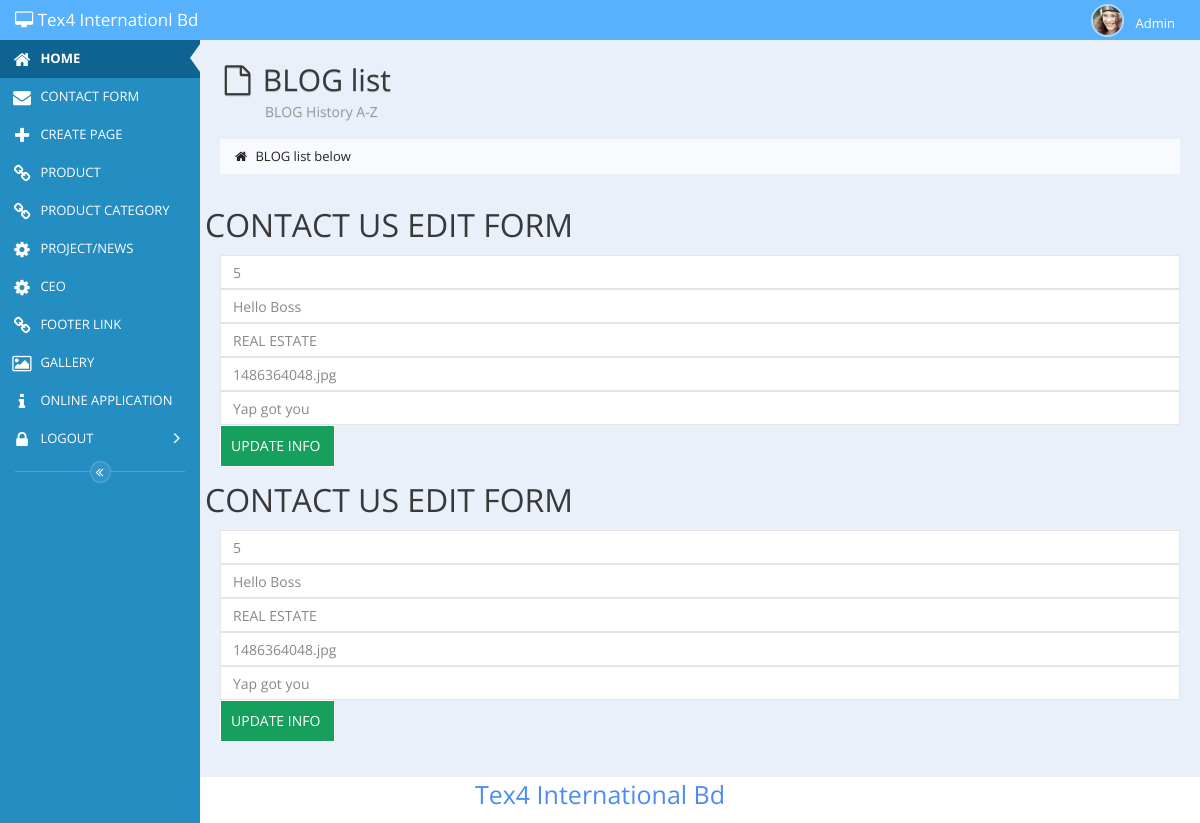
The page /admin-7/admin/blog_edit.php?id=5 on the database its author committed.
### tables this page shows
CREATE TABLE `blog` (
  `id` int(11) NOT NULL,
  `blogname` varchar(250) NOT NULL,
  `type` varchar(250) NOT NULL,
  `image` varchar(250) NOT NULL,
  `blog_text` varchar(500) NOT NULL,
  `date` timestamp NOT NULL DEFAULT CURRENT_TIMESTAMP ON UPDATE CURRENT_TIMESTAMP
);

### admin-7/admin/blog_edit.php (the view, shortened to what this page needs)
<?php
	require_once 'head.php';
	require_once 'left_side_nav.php';
?>
<div id="main-content">
		<div class="page-title">
			<div>
				<h1><i class="fa fa-file-o"></i> BLOG list</h1>
				<h4>BLOG History A-Z</h4>
			</div>
		</div>
		<div id="breadcrumbs">
			<ul class="breadcrumb">
				<li class="active"><i class="fa fa-home"></i> BLOG list below</li>
			</ul>
		</div>
		<div class="row">
			<?php
				if(isset($_GET['id'])){
						$edit_id=$_GET['id'];
						$edit_query="SELECT * FROM blog WHERE id='$edit_id'";
						$run_edit=mysql_query($edit_query);
						while($edit_row=mysql_fetch_array($run_edit)){
							$id          =$edit_row['id'];
							$blogname    =$edit_row['blogname'];
							$type        =$edit_row['type'];
							$image       =$edit_row['image'];
							$blog_text   =$edit_row['blog_text'];
							echo'
									<h1>CONTACT US EDIT FORM</h1>
								<form action="" method="post">
											<div class="col-lg-12 col-sm-12 col-md-12 col-xs-12">
												<input type="text" class="form-control caption_text" value="'.$id.'" name="id" >
											</div>
											<div class="col-lg-12 col-sm-12 col-md-12 col-xs-12">
												<input type="text" class="form-control caption_text" value="'.$blogname.'" name="blog_name" >
											</div>
											<div class="col-lg-12 col-sm-12 col-md-12 col-xs-12">
												<input type="text" class="form-control caption_text" value="'.$type.'" name="type" >
											</div>
											<div class="col-lg-12 col-sm-12 col-md-12 col-xs-12">
												<input type="text" class="form-control caption_text" value="'.$image.'" name="image" >
											</div>
											<div class="col-lg-12 col-sm-12 col-md-12 col-xs-12">
												<input type="text" class="form-control caption_text" value="'.$blog_text.'" name="btext" >
											</div>
											<div class="col-lg-12 col-sm-12 col-md-12 col-xs-12 form-group">
											      <input type="submit" name="update" class="upload" value="UPDATE INFO ">
											</div>
								</form>
								';
						}
					}
				?>
		</div>
</div>
<?php
	require_once 'footer.php';
?>

### admin-7/admin/css/admin_page_style.css (style rules this page uses)
* { margin: 0; padding: 0; }
.upload { background: #17a05d none repeat scroll 0 0; border: 1px solid #fff; color: #fff; font-size: 1.4rem; margin: 0; padding: 10px; }

### rows shown on the page
blog: id "5", blog_name "Hello Boss", type "REAL ESTATE", image "1486364048.jpg", btext "Yap got you"
blog: id "5", blog_name "Hello Boss", type "REAL ESTATE", image "1486364048.jpg", btext "Yap got you"
